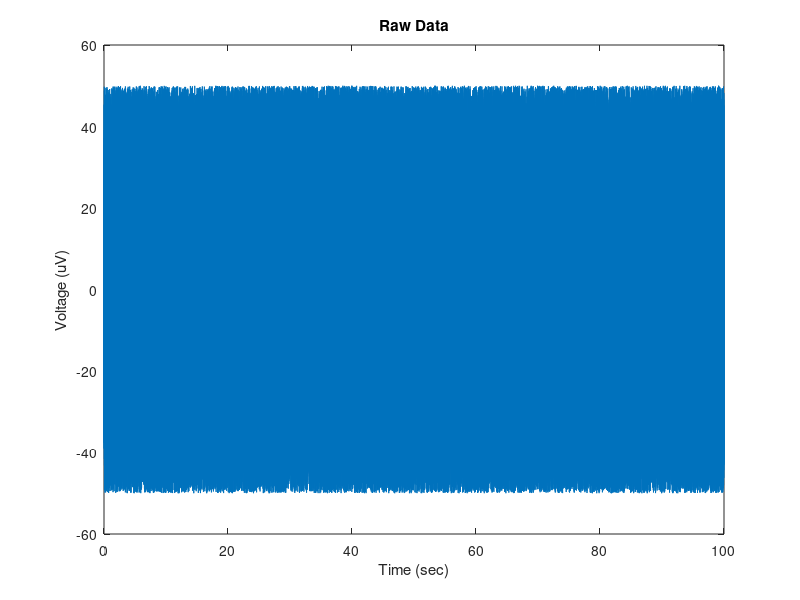

The MATLAB script that drew this image: (Note: this script raises an error after producing the figure.)
%% Analyses of EEG signals

clear all
close all
clc

addpath('Kyle_EEG_analysis')

%% Discrete vs. Continuous
% EEG is recorded as a discrete time series, an array of numbers over time
% The sampling rate with which the data is digitized directly influences
% the range of frequencies that can be represented in the signal. 
% Nyquist frequency is half the sampling rate, so sampling say 1000 Hz, we
% can represent frequencies up to 500 Hz in our data, anything larger will
% show up as an artifact due to aliasing (so we use hardware filters to
% avoid this)

% So lets make up some fake data:
% consider a random set of numbers as our data

srate = 1000; %Hz
data_length = 100; %seconds
speriod = 1/srate; %seconds
data = rand(1,srate*data_length)*100 - 50 ; %centered at zero between -50 and 50 uV
times = speriod:speriod:data_length; %time points
figure; plot(times,data);
    xlabel('Time (sec)');
    ylabel('Voltage (uV)');
    title('Raw Data');

% use interp() or resample() to change sampling rate of data in either
% direction, useful to equate the sampling rate of signals from two
% modalities (heart rate and EEG), and in resampling data that has
% irregular sampling periods

%% filtering the data (bandpass, low-pass, high-pass)
% next we want to use an offline filter to attenuate certain ranges of
% frequencies in the signal. There are many options for filters with different tradeoffs
% This can be done with a butterworth filter,
% employed by the following function. One can use this to filter low
% frequencies (high pass), high frequencies (low pass), or to keep only a
% band of frequencies (band pass)

%here we will use a bandpass filter to filter our everything but alpha
%oscillations. 

high_pass = 8; %lower cutoff
low_pass = 12; %upper cutoff
order = 4; %order of polynomial used in the filter, can be increased to sharpen the dropoff of the filter
type = 'band'; %type of filter
[filt_data] = illini_filter(data',srate,high_pass,low_pass,order,'band'); %run the filter (which plots a graph)

% illini_filter.m - Created University of Illinois, based on kyle_filter by Kyle Mathewson with edits by Jamie Norton
% [Y_filt] = illini_filter(Y,Fs,hipass,lopass,order,type)
% Takes the time x channel data matrix Y, filters out a single frequency band,
% Input is: 
%           Y  - data matrix, time points by channels
%           Fs - Sampling Frequency in Hz
%           hipass - lower bound of filter
%           lopass - upper bound of filter
%           order - filter order, 
%                      higher orders have steeper roll offs, but
%                      can also be unstable
%           type - 'low' (low pass), 'high' (high pass), or 'band' (bandpass)
%
% Output is:
%            Y_filt - same as Y but not filtered

figure
subplot(2,1,1); plot(times,data);
    xlabel('Time (sec)');
    ylabel('Voltage (uV)');
    title('Raw Data');
subplot(2,1,2); plot(times,filt_data);
    xlabel('Time (sec)');
    ylabel('Voltage (uV)');
    title('Filtered Data');
    
% Try zooming in on the filtered data so you can see a few seconds of the
% remaining alpha oscillations

%% epoched data
% if we have some repetition of a stimulus, we may want to visualize what
% the brain activity evoked by this stimulus looks like. We can cut out chunks of data (epochs) 
% aligned to these stimuli, with data before and after the stimulus onset
% The noise on individual presentations limits our ability to see this. So we can
% average over many instances of a stimulus to minimize noise. 
% The noise in the individual trials will be attenuated as a function of 
% the square root of the number of trials, so there are deminishing returns to more trials
% We can also subtract out baseline shifts in voltage to align trials. 

n_epochs = 100; % create fake stimuli and epochs of dat

prestim = 2000; %time before stimulus
poststim = 3000; %time after stimulus
baseline = 200; %subtract mean voltage in this period before stim onset

%pick some random times to be fake events
stim_times = randi(length(times)-(prestim+poststim),1,n_epochs)+prestim;

%set the times for each epoch and allocate space
epoch_times = -prestim+1:poststim;
epochs = zeros(n_epochs,length(epoch_times));
baselines = zeros(n_epochs,1);

%for each epoch grab the data before and after the stim and substract
%baseline

for i_epoch = 1:n_epochs
    epochs(i_epoch,:) = filt_data(stim_times(i_epoch)-prestim+1 : stim_times(i_epoch)+poststim);
    %add in a fake ERP from 200:400 ms on each trial to represent the
    %evoked activity
    epochs(i_epoch,prestim+201:prestim+300) = epochs(i_epoch,prestim+201:prestim+300) + (hanning(100)*10)';
    epochs(i_epoch,prestim+301:prestim+400) = epochs(i_epoch,prestim+301:prestim+400) - (hanning(100)*20)';
    %baseline subtraction
    baselines(i_epoch) = mean(epochs(i_epoch,prestim-baseline:prestim));
    epochs(i_epoch,:) = epochs(i_epoch,:) - baselines(i_epoch);
end

%plot the individual epochs and the average
figure; 
subplot(2,1,1); plot(epoch_times,epochs(1:3,:));
    xlabel('Time (sec)');
    ylabel('Voltage (uV)');
    title('Individual Epochs');
subplot(2,1,2); plot(epoch_times,mean(epochs,1));
    xlabel('Time (sec)');
    ylabel('Voltage (uV)');
    title('Average of Epochs');


%% Hilbert Transform- 
% The first of four methods to represent the data time series in the
% frequency domain is called a Hilbert transform.
% First we use a narrow bandpass in the frequency band of interest (as
% shown above). Then computes the instantaneous phase and power

complex_data = hilbert(epochs(1,:)); %hilbert transform
power_hilb = abs(complex_data).^2; %get the real part as the power
phase_hilb = angle(complex_data); %and the imaginary as the phase

%plot the band-pass filtered data, as well as the power and phase at each time point
%computed using the hilbert transform
%note that now we can estimate the power and phase at each moment in the
%epoch and run analyses over trials and subjects on these measures. Before
%we try that lets look at three other ways to estimate power and phase
%accross a wider range of frequencies

figure;
subplot(4,1,1);  plot(epoch_times,epochs(1,:));
    xlabel('Time (sec)');
    ylabel('Voltage (uV)');
    title('Individual band-pass filtered Epoch');
subplot(4,1,2);  plot(epoch_times,power_hilb);
    xlabel('Time (sec)');
    ylabel('Voltage (uV)');
    title('Instantaneous Power');
subplot(4,1,3);  plot(epoch_times,phase_hilb);
    xlabel('Time (sec)');
    ylabel('Phase (Radians)');
    title('Instantaneous Phase');
subplot(4,1,4); plot(epoch_times,rad2deg(phase_hilb));
    xlabel('Time (sec)');
    ylabel('Phase (Degrees)');
    title('Instantaneous Phase');


%% fast-fourer transform - 
% Our time series can be converted to the frequency domain as a sum of
% weighted sine waves
% First we can compute a fast fourier transform on a chunk of data as a
% whole to create a signle frequency spectra for that data chunk (no
% matter the length)
% data must be of length 2^n
% frequency resolution depends on number of time points used
% data can be padded with zeros to increase frequency resolution and get to
% 2^n

Ubound = 30; %upper bound on fft 

%for each epoch run this fft function
win_hamming = hamming(length(epochs(1,:)));
for i_epoch = 1:n_epochs
    temp_data = epochs(i_epoch,:);
    temp_data = win_hamming.*temp_data';
    [power_fft(i_epoch,:), phase_fft(i_epoch,:), freqs_fft] = kyle_fft(temp_data',srate,Ubound);
end


%here we plot the data, a hamming window used to taper the edges and avoid
%artifacts, and the multiplication of the two, this is what goes into the
%fft

figure;
subplot(3,1,1); 
    plot(epochs(1,:));
subplot(3,1,2); 
    plot(hamming(length(epochs(1,:))));
subplot(3,1,3);
    plot(hamming(length(epochs(1,:))).*epochs(1,:)');




% kyle_fft.m - Compute a FFT and get back the results
% [power, phase, freqs] = kyle_fft(data,srate,Ubound)
% now we plot the power spectra of each epoch, and the mean over epochs
% we can see a peak in the alpha band since we have already band-pass
% filtered the signal

figure; 
subplot(2,1,1); plot(freqs_fft,power_fft(1:3,:));
   xlabel('Frequency (Hz)');
    ylabel('Power (uV^2)');
    title('Individual Epoch Power Spectras');
    axis tight;
subplot(2,1,2); plot(freqs_fft,mean(power_fft,1));
   xlabel('Time (s)');
    ylabel('Frequency (Hz)');
    title('Average Epoch Power Spectra');
    axis tight;

% 
%% moving window FFT, 
% Now we might want to have resolution in time for how the frequency changes
% we can move a window accross the data and compute the fft for the data on each window
% EEGLAB-pop_newtimef does this
% not covered here, but we can window the data to reduce edge artifacts. 
% a major point here is the combination of uncertainty in time vs
% frequency. We can use longer windows to increase our frequency, but we
% loose resolution in time by doing so. We can't have both. 

Ubound = 30; %upper bound of fft
window_length = 2^9; %length of moving window in sampling points
fft_length = 2^10; %the rest is padded with zeros (also sampling points) - keep same as above for no padding
step_size = 1; % how far to go on each window step, 1 is the most resolved

% reset some variables
power_winfft = [];
phase_winfft = [];
freqs_winfft = [];

for i_epoch = 1:10 %do for each epoch (just two for now for time)
    for i_window = 1+window_length/2:step_size:length(epochs(i_epoch,:))-window_length/2 %step through windows
        %take out the data segment
        segment = epochs(i_epoch,i_window-window_length/2:i_window+window_length/2-1);
        
        %can multiply by hamming window here to avoid edge artifacts
        segment= (hamming(length(segment)).*segment')';
        
        %pad with zeros
        segment = [zeros((fft_length-window_length)/2,1)' segment zeros((fft_length-window_length)/2,1)'];
        
        %compute fft and save results
        [power_winfft(i_epoch,i_window-(window_length/2),:),phase_winfft(i_epoch,i_window-(window_length/2),:),freqs_winfft] = kyle_fft(segment,srate,Ubound); 
    end
end
%get out new time stamps due to windows
times_winfft = epoch_times(1+window_length/2:step_size:length(epochs(i_epoch,:))-window_length/2);

%plot the original data and a single epoch spectrogram (the power in all
%frequencies at each time point, a bunch of spectra stacked over time)

figure;
subplot(2,1,1);  plot(epoch_times,epochs(2,:));
    xlabel('Time (sec)');
    ylabel('Voltage (uV)');
    title('Individual band-pass filtered Epoch');
subplot(2,1,2); imagesc(times_winfft,freqs_winfft,squeeze(power_winfft(2,:,:))');
    set(gca,'YDir','normal');
   xlabel('Time(s)');
    ylabel('Frequency (Hz)');
    title('Individual Epoch Power Spectrogram moving fft');
    axis tight;
    c=colorbar;
    ylabel(c,'Log Power (dB)')


%% wavelet analysis
% the final method of computing power and phase information is a wavelet
% analysis. In the fft analysis, given a single window size, there are much
% more cycles of higher frequencies used than in lower frequences. This
% gives poor time resolution in higher frequencies. To overcome this, a
% wavelet analysis modifies the number of cycles in the wavelet as a
% function of frequency. So instead of specifiying the window size, we
% specify the number of cycles (wavenumber). 3 cycles at 10 Hz is 300 ms
% long, 3 cycles at 100 Hz is 30 ms long, etc. This provides more
% equivalent time resolution over different frequencies. 

% the math is similar, we are creating little wavelets, and convolving them
% with the EEG data to see how well the two match up. 
% 	-pop_newtimef() in EEGLAB can also do this (default setting), in EEGLAB
% 	you can also increase the wavenumber as frequencies increase

% Assign Frequencies of interest
freqs_wavelet = 1:.5:30; %linear
% freqs_wavelet = (2^(1/4)).^(-.5:.5:20); %Log 

% width of the wavelet
width = 6; %in cycles of frequency

%reset variables
power_wavelet = [];
phase_wavelet = [];
times_wavelet = [];

% Compute Wavelet Analsis
win_hamming = hamming(length(epochs(1,:)));
for i_epoch = 1:n_epochs
    temp_data = epochs(i_epoch,:);
    temp_data = win_hamming.*temp_data';
    [power_wavelet(i_epoch,:,:),times_wavelet,phase_wavelet(i_epoch,:,:)] = BOSC_tf(temp_data',freqs_wavelet,srate,width);
end
times_wavelet = epoch_times; % keep original time stamps

% [B,T,P]=BOSC_tf(eegsignal,F,Fsample,wavenumber);
%
% This function computes a continuous wavelet (Morlet) transform on
% a segment of EEG signal; this can be used to estimate the
% background spectrum (BOSC_bgfit) or to apply the BOSC method to
% detect oscillatory episodes in signal of interest (BOSC_detect).
%
% parameters:
% eegsignal - a row vector containing a segment of EEG signal to be
%             transformed
% F - a set of frequencies to sample (Hz)
% Fsample - sampling rate of the time-domain signal (Hz)
% wavenumber is the size of the wavelet (typically, width=6)
%	
% returns:
% B - time-frequency spectrogram: power as a function of frequency
%     (rows) and time (columns)
% T - vector of time values (based on sampling rate, Fsample)
% P - estimated phase for each point in time and for each frequency - KEM 2014


%plot the original data and a single epoch spectrogram
figure;
subplot(3,1,1);  plot(epoch_times,epochs(1,:));
    xlabel('Time (sec)');
    ylabel('Voltage (uV)');
    title('Individual band-pass filtered Epoch');
subplot(3,1,2); imagesc(times_winfft,freqs_winfft,squeeze(power_winfft(1,:,:))');
    set(gca,'YDir','normal');
   xlabel('Frequency (Hz)');
    ylabel('Power (uV^2)');
    title('Individual Epoch Power Spectrogram moving fft');
    axis tight;
    c=colorbar;
    ylabel(c,'Log Power (dB)')
subplot(3,1,3); imagesc(epoch_times,freqs_wavelet,squeeze(power_wavelet(1,:,:)));
    set(gca,'YDir','normal');
   xlabel('Frequency (Hz)');
    ylabel('Power (uV^2)');
    title('Individual Epoch Power Spectrogram wavelet');
    axis tight;
    c=colorbar;
    ylabel(c,'Log Power (dB)')
    


%% Wavelet Tester Examples

% Now that we have covered wavelet and fft analysis, we can compare the two
% directly and check what happens as we change the settings. To do this we
% will make new fake data with simulated oscillations at different
% frequencies as see how well we can resolve those frequencies in our
% analyses


%random normal data
noise_level = 10;
data = randn(1,1000)*noise_level;
t = 0:1:length(data)-1;% Time Samples
fs = 200;% Sampling Frequency

% Create sine wave
f1 = 20;% Input Signal Frequency
d1 = sin(2*pi*(f1/fs)*t)*(randi(100));% Generate Sine Wave  
f2 = 20;
d2 = sin(2*pi*(f2/fs)*t)*(randi(100));

%Modulators - If we want to simulate high frequency modulated by low
f3 = 2;
f4 = 1;
d3 = sin(2*pi*(f3/fs)*t)*(randi(10));% Generate Sine Wave  
d4 = sin(2*pi*(f4/fs)*t)*(randi(10));% Generate Sine Wave  

% data = data+(d1);
% data = data+(d1+d2); %adjust these to change signals
data = data+(d1.*d3); %for modulations
% data = data+(d1.*d3)+(d2.*d4);

%Try putting your own data and srate here
% data = EEG_P3_WFilt(end-10000:end,2)'; 
% fs = srate;

% Assign Frequencies of interest
% F = 1:.5:100; %linear
F = (2^(1/4)).^(-.5:.5:20); %Log 

% width of the wavelet
width = 3; 

% Compute Wavelet Analsis
tic;
[B,T,P] = BOSC_tf(data,F,fs,width);
toc;

% B = log10(B); %log transform

% use this to try subtracting the mean from the spectra
mean_spectra = mean(B,2);
B = B-repmat(mean_spectra,1,size(B,2));

% Compute FFT Analysis
[pow, phs, freq] = kyle_fft(data,fs,fs/2);

% Plot Data
figure;

%Plot Original Time Series
subplot(3,3,1:2); plot(T,data); axis tight; title('Raw Time Series');
xlabel('Time[s]');
ylabel('Voltage[uV]');

%plot the FFT spectra
subplot(3,3,3);
plot(1:length(freq),pow); title('FFT Spectra');
xf=1:10000:length(freq); % to get log-sampled frequency tick marks
set(gca,'XTick',xf,'XTickLabel',round(freq(xf)*100)/100);
ylabel('Log(Power) [dB]');
xlabel('Frequency [Hz]');
view(90,90)
set(gca,'XDir','reverse');
axis tight;

%Plot The mean Spectra
subplot(3,3,6); 
xf=1:4:length(F); % to get log-sampled frequency tick marks
plot(1:length(F),mean_spectra); title('Mean Wavelet Spectra');
set(gca,'XTick',xf,'XTickLabel',round(F(xf)*100)/100);
ylabel('Log(Power) [dB]');
xlabel('Frequency [Hz]');
view(90,90)
set(gca,'XDir','reverse');
axis tight

%Plot the time-frequency transform
subplot(3,3,4:5); 
imagesc(T,1:size(B,1),B); title('Spectrogram');
colormap(hot);
set(gca,'YTick',xf,'YTickLabel',round(F(xf)*100)/100);
ylabel('Frequency [Hz]')
xlabel ('Time [s]')
axis xy

%plot the phase for each frequency over time
subplot(3,3,7:8); 
imagesc(T,1:size(P,1),P); title('Phase Spectrogram');
colormap(hot);
set(gca,'YTick',xf,'YTickLabel',round(F(xf)*100)/100);
ylabel('Frequency [Hz]')
xlabel ('Time [s]')
axis xy

subplot(3,3,9); 
plot(1:length(freq),phs); title('FFT Phase');
xf=1:25:length(freq); % to get log-sampled frequency tick marks
set(gca,'XTick',xf,'XTickLabel',round(freq(xf)*100)/100);
ylabel('Phase [rad]');
xlabel('Frequency [Hz]');
view(90,90)
set(gca,'XDir','reverse');
axis tight;

%% Power
% 	Now that we have a few ways of computing the power and phase of our EEG
% 	signals, we may want to test questions we have about the difference in
% 	power or phase at certain frequencies between certain times or
% 	conditions. For example, alpha power and alpha phase have both been
% 	shown to differ in the period before stimuli that are and are not
% 	detected (Mathewson et al., 2009, JNeurosci). 

% This power and phase data can be found in EEGLAB as well in the ERSP
% varialble, or as data from individual trials

% 	Here we will practice computing the average power on each epoch in a window, 
% in some frequency band for example in the alpha band in the  1 second before stim onset

win_freq = [6 14]; %range of freqs to average
win_freq_i = [find(freqs_wavelet >= win_freq(1),1) find(freqs_wavelet >= win_freq(2),1)]; %get indicies 

win_time = [-1000 0]; %range of times to average
win_time_i = [find(times_wavelet >= win_time(1),1) find(times_wavelet >= win_time(2),1)]; %get indicies 

mean_power = [];
%for each epoch take out the chunk of data and get the mean in the window
for i_epoch = 1:n_epochs
    data_chunk = power_wavelet(i_epoch,win_freq_i(1):win_freq_i(2),win_time_i(1):win_time_i(2));
    mean_power(i_epoch) = mean(mean(data_chunk));
end

%plot the power over epochs in a histogram
 figure; hist(mean_power,20); 
  title('Histogram of alpha power in each epoch prestim period')
  ylabel('Count');
  xlabel('Power (uV^2)');
  
% now we could do this for two different conditoins or two different groups
% of participants, or two different time points, or channels, etc. Standard
% statistical tests can be used.


%% Phase
%  Finally we may have certain hypothesis about how the phase of certin
%  oscillations changes in different situations. We can pull the estimated
%  phase at a single moment in time out of the data in the frequency domain
%  above as well. 
%  Generally we can use angle(), imag() to get the angle of complex data
%  Phase is expressed in radians or degrees
%  circ_stat toolbox for doing stats on circular variables
%  <https://www.jstatsoft.org/article/view/v031i10 Circ_stat toolbox>
%   circ_stat()
% 	circ_mea
n(), r(), 
% 	circular difference, circular clustering
%   Most of these stats are based on the angular mean and angular standard
%   deviation, as are more advanced EEG stats mentioned below (coherence)

% Here we will try a rose plot, angle plot...
% pick a certain frequency and time and consider the phase over epochs
% say 10 Hz phase and stimulus onset

phase_freq = 10; %range of freqs to average
phase_freq_i = find(freqs_wavelet >= phase_freq,1); %get indicies 

phase_time = 0; %range of times to average
phase_time_i = find(times_wavelet >= phase_time,1); %get indicies 

epoch_phase = [];
epoch_power = [];
%for each epoch take out the chunk of data and get the mean in the window
for i_epoch = 1:n_epochs
    %takes out the phase in radians
    epoch_phase(i_epoch)  = phase_wavelet(i_epoch,phase_freq_i,phase_time_i);
    %also get the power at that time point
    epoch_power(i_epoch)  = power_wavelet(i_epoch,phase_freq_i,phase_time_i);
    
end


%now we can represent that data on a circular scale in a few ways, showing
%a histrogram rose plot, or individual data in a compass plot. summary
%stats can be computed using the toolbox above, and comparisons can be made
%between conditions using circular statistics.

figure; 
subplot(3,1,1); rose(epoch_phase);
 title('Circular histogram of alpha phase at stimulus onset');
subplot(3,1,2); compass(sin(epoch_phase),cos(epoch_phase));
 title('Compass plot of the alpha phase at stimulus onset');
subplot(3,1,3); compass(epoch_power.*sin(epoch_phase),epoch_power.*cos(epoch_phase));
 title('Compass plot of alpha power and phase at stim onset');


%% Coherence
% INTERTRIAL COHERENCE - can be measured from the phase of a certain
% frequency on each trial. If the phase is very consistent over trials,
% then a large coherence measure will be obtained. This can be good for
% measuring phase resetting, and also entrainment to stimuli over trials.

% MODULATION INDEX - Still within a single channel one may want to measure to extent to
% which the phase of a slow frequency modulates the power of a higher
% frequency, the so called modulation index. This can be represented as a
% histogram in which different bins of slow frequency phase have
% different power of a high frequency, and tested with Chi squared
% distributions or permutations stats. 

% Finally we may want to understand communication between recording sites
% we can look at this in terms of the modulation index above, but also in a
% few other ways.

% POWER COHERENCE - We can compute the correlation of the power envelope of certain
% frequencies (power_coher.m).

% PHASE COHERENCE - We can also study how reliably the phase differs between two sites since
% consistent lagged phase betwen two sites may indicate communication. FOr
% this we can meausre the phase at each time point for each site, find the
% difference between sites at each time point, and compute the variance of
% those differences over time. A high amount of communication should be
% seens as a consistent difference in phase over time. (phase_coher.m)

% MODULATION INDEX 
% 
% OTHER - We can also use other measures like lagged cross correlation between
% channels or granger causality analysis accross channels to estimate the
% direction of influence and the lag in communication.